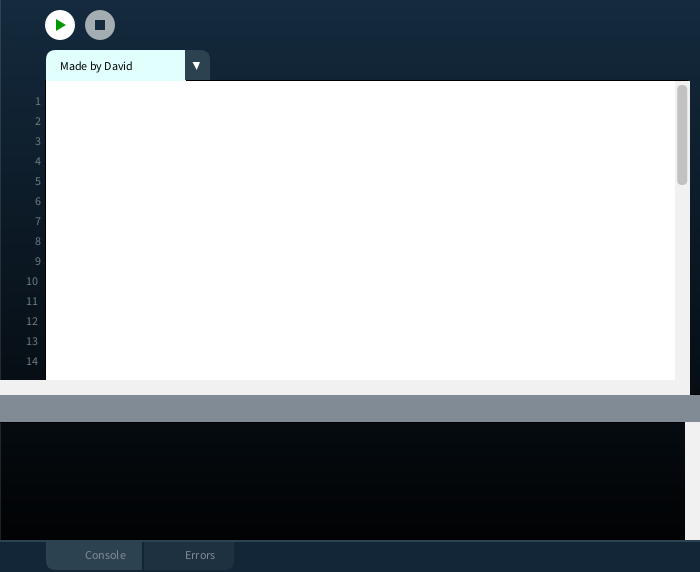
Frame 1 (no input)
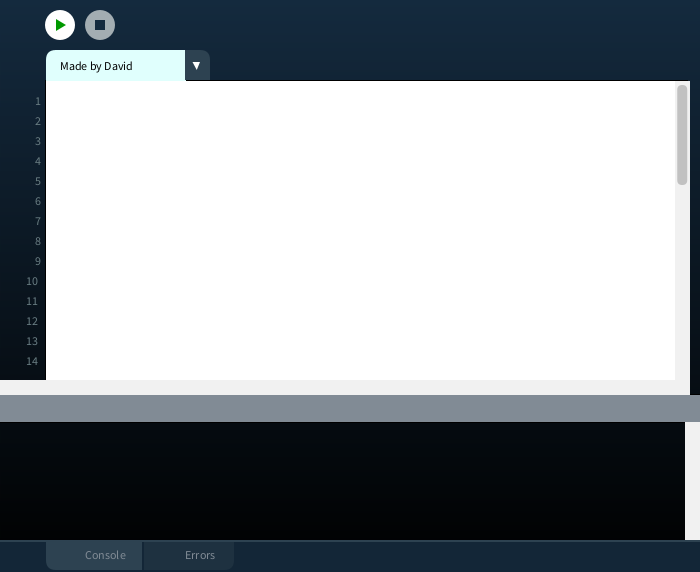
Frame 60 (the mouse pressed at the canvas centre just before this capture)
Frame 120 (the mouse held since frame 60 and released just before this capture): identical to frame 60, image omitted

The Processing sketch that drew these frames (run headless with seeded random() and noise(); from frame 60 on, the mouse is pressed at the canvas centre):

// Processing sketch: Processing_3_3_3
// ── Processing_3_3_3.pde
color c1, c2;
int Y_AXIS = 1;

void setup() {

  size(700, 572);
  c2 = color(20, 42, 62);
  c1 = color(0);
  fill(255);
}

void setGradient(int x, int y, float w, float h, color c1, color c2, int axis ) {

  noFill();

  if (axis == Y_AXIS) {  // Top to bottom gradient
    for (int i = y; i <= y+h; i++) {
      float inter = map(i, y, y+h, 0, 1);
      color c = lerpColor(c1, c2, inter);
      stroke(c);
      line(x, i, x+w, i);
    }
  }
}

void draw() {

  c2 = color(20, 42, 62);
  c1 = color(0);
  noStroke();
  setGradient(0, 0, width, height, c2, c1, Y_AXIS);
  fill(255);
  rect (45, 80, width-58, 320);
  fill(129,139,149);
  rect (-10, 394, width+900, 28);
  fill(255);
   noStroke();
  ellipse(60,25,30,30);
  fill(163,173,178);
   ellipse(100,25,30,30);
   fill(224,255,253);
   rect(46,50,140,31, 10,0,0,0);
   
   fill(0,153,0);
   triangle(56,31,56,19,66,25);
    rectMode(CENTER);
    fill( 20, 42, 62);
    rect(100,25,10,10);
    rectMode(CORNER);
    fill( 45, 66, 81);
    rect(185,50,25,30, 0,10,0,0);
    fill(255);
    triangle(192.5,62,200,62,196.75,70);
     fill(241,241,241);
    rect (0, 380, width-15, 15);
     rect (675, 81, 15, 314);
     rect (685, 422, 15, 120);
    fill(19,38,55);
    rect (0, height-30, width, 38);
    fill(45,66,81);
    rect (0, height-32, width, 2);
    rect(46,height-30,96,28, 0,00,0,10);
     fill(30,49,64);
     rect(144,height-30,90,28, 0,0,10,00);
     fill(193,193,193);
     rect(677.25,85,10,100, 1000,1000,1000,1000);
     fill(0);
     text("Made by David", 60,70);
     fill(105,125,130);
     text("1", 35,105);
     text("2", 35,125);
     text("3", 35,145);
     text("4", 35,165);
     text("5", 35,185);
     text("6", 35,205);
      text("7", 35,225);
     text("8", 35,245);
     text("9", 35,265);
     text("10", 26,285);
     text("11", 26,305);
     text("12", 26,325);
      text("13", 26,345);
     text("14", 26,365);
      fill(129,139,149);
      text("Console",85,height-13);
       text("Errors",185,height-13);
      
    
}
